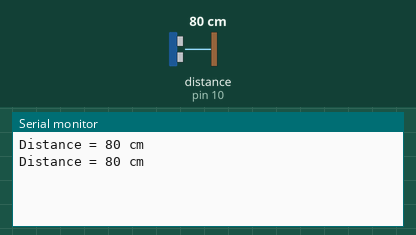
A sketch run on a simulated Arduino Uno, built with avr-gcc and run on an emulated ATmega328P. On the bench: the last lines printed to the serial monitor. The inputs (shaded band) are chosen by the test bench; at power-on: distance to the obstacle (sensor on pin 10) 80 cm. The echo pulse lasts 58.3 µs per cm.

Above: at 2.3 s.
2.4 s: distance to the obstacle (sensor on pin 10) set to 2 cm
At 4.2 s:
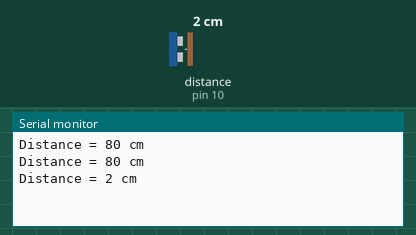
4.5 s: distance to the obstacle (sensor on pin 10) set to 4 cm
At 5.4 s:
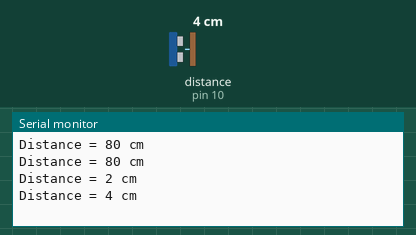
Timing chart, 0 to 7.5 s (numbered marks = the images above; inputs shaded):
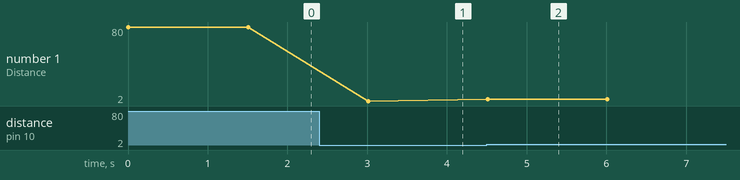

Measured:
- after the input at 2.4 s, the serial monitor: prints a new line after 0.61 s (image 1)
- after the input at 4.5 s, the serial monitor: prints a new line at once (image 2)
- plotted number 1: 80 → 2 after the input at 2.4 s, 2 → 4 after the input at 4.5 s

The sketch:

ultrasonic-jsnSr04.ino
```cpp
/* Arduino example sketch to control a JSN-SR04T ultrasonic distance sensor with Arduino. No library needed. More info: https://www.makerguides.com */
// Define Trig and Echo pin:
#define trigPin 0
#define echoPin 10
// Define variables:
long duration;
int distance;
void setup()
{
  // Define inputs and outputs
  pinMode(trigPin, OUTPUT);
  pinMode(echoPin, INPUT);

  // Begin Serial communication at a baudrate of 9600:
  Serial.begin(9600);
}
void loop()
{
  // Clear the trigPin by setting it LOW:
  digitalWrite(trigPin, LOW);
  delayMicroseconds(2);
 // Trigger the sensor by setting the trigPin high for 10 microseconds:
  digitalWrite(trigPin, HIGH);
  delayMicroseconds(10);
  digitalWrite(trigPin, LOW);

  // Read the echoPin. pulseIn() returns the duration (length of the pulse) in microseconds:
  duration = pulseIn(echoPin, HIGH);
  distance = duration/58;

  // Print the distance on the Serial Monitor (Ctrl+Shift+M):
  Serial.print("Distance = ");
  Serial.print(distance);
  Serial.println(" cm");

  delay(1500);
}
```
